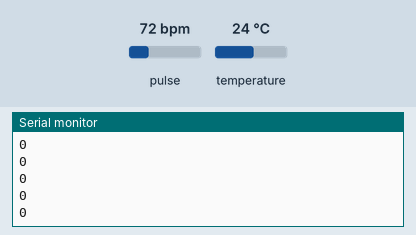
The sketch below on a simulated ESP32. On the bench: the last lines printed to the serial monitor. The test bench sets the inputs (shaded band); at power-on: temperature 24 °C, pulse 72 bpm. WiFi joins after 1.5 s; servers stay silent unless stated; I2S audio is not simulated (input reads silence).

Above: at 2.7 s.
2.8 s: temperature set to 12 °C
At 2.9 s:
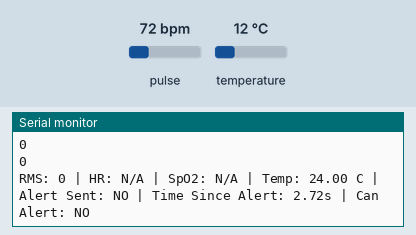
4.3 s: temperature set to 19 °C
At 10.87 s:
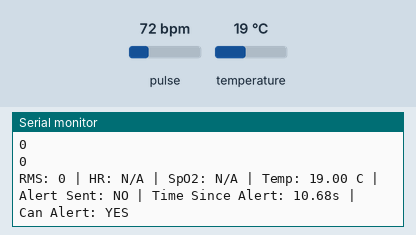
Timing chart, 0 to 11.8 s (numbered marks = the images above; inputs shaded):
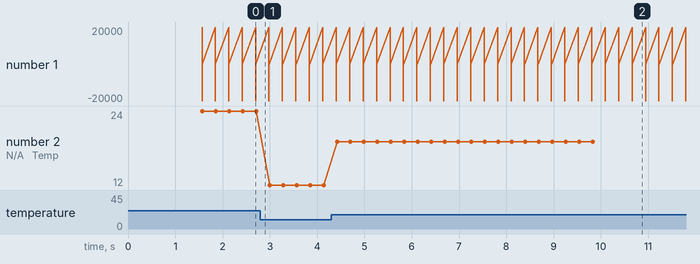

The sketch:

sleep_device.ino
```cpp
#include <Arduino.h>

#include "mic.h"
#include "Max30102Sensor.h"
#include "AlertManager.h"

#define SNORE_THRESHOLD 130
#define SPO2_THRESHOLD 92

void setup() {
  Serial.begin(115200);

  Mic_Init();
  Max_Init();
  Alert_Init();

  Serial.println("Sleep Monitor Started");
}

void loop() {
  float rms = Mic_ProcessAndGetRMS();

  Max_Update();
  Alert_Update();

  bool snoreDetected = rms > SNORE_THRESHOLD;
  bool spo2Low = Max_SpO2Valid() && Max_GetSpO2() < SPO2_THRESHOLD;
  bool canAlert = Alert_CanSend();

  bool alertSent = false;
  if (snoreDetected && spo2Low && canAlert) {
    alertSent = Alert_Send();
  }

  Serial.print("RMS: "); Serial.print((int)rms);
  Serial.print(" | HR: ");
  Max_HRValid() ? Serial.print(Max_GetHeartRate()) : Serial.print("N/A");

  Serial.print(" | SpO2: ");
  Max_SpO2Valid() ? Serial.print(Max_GetSpO2()) : Serial.print("N/A");

  Serial.print(" | Temp: "); Serial.print(Max_GetTemperature(), 2); Serial.print(" C");

  Serial.print(" | Alert Sent: "); Serial.print(alertSent ? "YES" : "NO");
  Serial.print(" | Time Since Alert: ");
  Serial.print(Alert_TimeSinceLast() / 1000.0); Serial.print("s");

  Serial.print(" | Can Alert: "); Serial.println(canAlert ? "YES" : "NO");

  delay(200);
}
```

AlertManager.cpp
```cpp
#include "AlertManager.h"
#include <WiFi.h>
#include <HTTPClient.h>

static const char* ssid = "CMDI"; // Wifi name
static const char* password = "cmdi2020"; // Wifi password

static String server = "http://maker.ifttt.com";
static String eventName = "sleep_monitor_trigger"; // event name for IFTTT
static String IFTTT_Key = "dxqz3s1hMZV-FUHcWqTvKf"; // IFTTT key

static unsigned long lastAlertTime = 0;
static const unsigned long alertCooldown = 10000;

void Alert_Init() {

  // Initiate Wifi
  WiFi.mode(WIFI_STA);
  WiFi.begin(ssid, password);

  while (WiFi.status() != WL_CONNECTED) {
    delay(500);
    Serial.print(".");
  }
  Serial.println("\nWiFi connected");
}

// Allow alert to be sent after cooldown
bool Alert_CanSend() {
  return millis() - lastAlertTime > alertCooldown;
}

bool Alert_Send() {
  String url = server + "/trigger/" + eventName + "/with/key/" + IFTTT_Key; // IFTTT url

  // Starts web connection
  HTTPClient http;
  http.begin(url);
  int code = http.GET();
  http.end();

  // If failed connection
  if (code > 0) {
    lastAlertTime = millis();
    return true;
  }
  return false;
}

// Define time since last alert sent
unsigned long Alert_TimeSinceLast() {
  return millis() - lastAlertTime;
}
```

AlertManager.h
```cpp
#pragma once
#include <Arduino.h>

void Alert_Init();
void Alert_Update();
bool Alert_Send();

bool Alert_CanSend();
unsigned long Alert_TimeSinceLast();
```

Max30102Sensor.cpp
```cpp
#include "Max30102Sensor.h"
#include <Arduino.h>
#include <Wire.h>
#include "MAX30105.h"
#include "spo2_algorithm.h"

// Defining SDA and SCL since defaults are in use by mic
#define I2C_SDA 18
#define I2C_SCL 19
#define BUFFER_LENGTH 100

static MAX30105 particleSensor;

static uint32_t irBuffer[BUFFER_LENGTH]; // infared LED sensor data
static uint32_t redBuffer[BUFFER_LENGTH]; //red LED sensor data

static int32_t spo2; // SPO2 value
static int8_t validSPO2; //indicator to show if the SPO2 calculation is valid
static int32_t heartRate; // heart rate value
static int8_t validHeartRate; //indicator to show if the heart rate calculation is valid

static uint8_t sampleIndex = 0;
static bool bufferFull = false;

void Max_Init() {
  Wire.begin(I2C_SDA, I2C_SCL);

  // Initialize sensor
  if (!particleSensor.begin(Wire, I2C_SPEED_FAST)) { // default I2C port, 400kHz
    Serial.println("MAX30102 not found");
    while (1);
  }

  particleSensor.setup(60, 4, 2, 100, 411, 4096); // (powerLevel, sampleAverage, ledMode, sampleRate, pulseWidth, adcRange)
  particleSensor.enableDIETEMPRDY(); // Necessary for sesnsor functionality
}

void Max_Update() {
  particleSensor.check();

  if (particleSensor.available()) {
    redBuffer[sampleIndex] = particleSensor.getRed();
    irBuffer[sampleIndex] = particleSensor.getIR();
    particleSensor.nextSample(); // Moving to next sample

    sampleIndex++;
    if (sampleIndex >= BUFFER_LENGTH) {
      sampleIndex = 0;
      bufferFull = true;
    }
  }

  // Calculating HR and SP02
  if (bufferFull) {
    maxim_heart_rate_and_oxygen_saturation(
      irBuffer, BUFFER_LENGTH, redBuffer,
      &spo2, &validSPO2, &heartRate, &validHeartRate
    );
  }
}

int Max_GetHeartRate() { return heartRate; }
int Max_GetSpO2() { return spo2; }
float Max_GetTemperature() { return particleSensor.readTemperature(); }

bool Max_HRValid() { return validHeartRate; }
bool Max_SpO2Valid() { return validSPO2; }
```

Max30102Sensor.h
```cpp
#pragma once

void Max_Init();
void Max_Update();

int  Max_GetHeartRate();
int  Max_GetSpO2();
float Max_GetTemperature();

bool Max_HRValid();
bool Max_SpO2Valid();
```

mic.cpp
```cpp
#include "mic.h"
#include <Arduino.h>
#include <driver/i2s.h>

#define SAMPLE_BUFFER_SIZE 512
#define SAMPLE_RATE 8000
#define DECIMATE 16
#define WINDOW_SAMPLES 128
#define PLOT_LIMIT 20000

#define I2S_MIC_SERIAL_CLOCK GPIO_NUM_26
#define I2S_MIC_LEFT_RIGHT_CLOCK GPIO_NUM_22
#define I2S_MIC_SERIAL_DATA GPIO_NUM_21

static int32_t raw_samples[SAMPLE_BUFFER_SIZE];

static i2s_config_t i2s_config = {
  .mode = (i2s_mode_t)(I2S_MODE_MASTER | I2S_MODE_RX),
  .sample_rate = SAMPLE_RATE,
  .bits_per_sample = I2S_BITS_PER_SAMPLE_32BIT,
  .channel_format = I2S_CHANNEL_FMT_ONLY_LEFT,
  .communication_format = I2S_COMM_FORMAT_I2S,
  .intr_alloc_flags = ESP_INTR_FLAG_LEVEL1,
  .dma_buf_count = 4,
  .dma_buf_len = 1024,
  .use_apll = false
};

static i2s_pin_config_t i2s_pins = {
  .bck_io_num = I2S_MIC_SERIAL_CLOCK,
  .ws_io_num = I2S_MIC_LEFT_RIGHT_CLOCK,
  .data_out_num = I2S_PIN_NO_CHANGE,
  .data_in_num = I2S_MIC_SERIAL_DATA
};

void Mic_Init() {
  // start up the I2s peripheral
  i2s_driver_install(I2S_NUM_0, &i2s_config, 0, NULL);
  i2s_set_pin(I2S_NUM_0, &i2s_pins);
}

float Mic_ProcessAndGetRMS() {
  // read from I2S device
  size_t bytes_read;
  i2s_read(I2S_NUM_0, raw_samples, sizeof(raw_samples), &bytes_read, portMAX_DELAY);

  static int32_t dc = 0;
  float sum_sq = 0;
  int plotted = 0;

  Serial.println(PLOT_LIMIT);
  Serial.println(-PLOT_LIMIT);

  for (int i = 0; i < SAMPLE_BUFFER_SIZE && plotted < WINDOW_SAMPLES; i += DECIMATE) {
    int32_t s = raw_samples[i] >> 16; // converts sample into singed 16-bit value
    dc = (dc * 63 + s) >> 6; // estimates DC offset
    s -= dc; // removes DC offset
    s *= 50; // applies digital gain

    // Scaling values that exceed plot limit
    if (s > PLOT_LIMIT) s = PLOT_LIMIT;
    if (s < -PLOT_LIMIT) s = -PLOT_LIMIT;

    Serial.println(s);
    // summing squared samples
    sum_sq += (float)s * s;
    plotted++;
  }

  // Return root-mean square amplitude
  return sqrt(sum_sq / plotted);
}
```

mic.h
```cpp
#pragma once
float Mic_ProcessAndGetRMS();
void Mic_Init();
```

Measured:
- after the input at 4.3 s, the serial monitor: prints a new line after 0.12 s (image 2)
- plotted number 2: 24 → 12 after the input at 2.8 s, 12 → 19 after the input at 4.3 s
